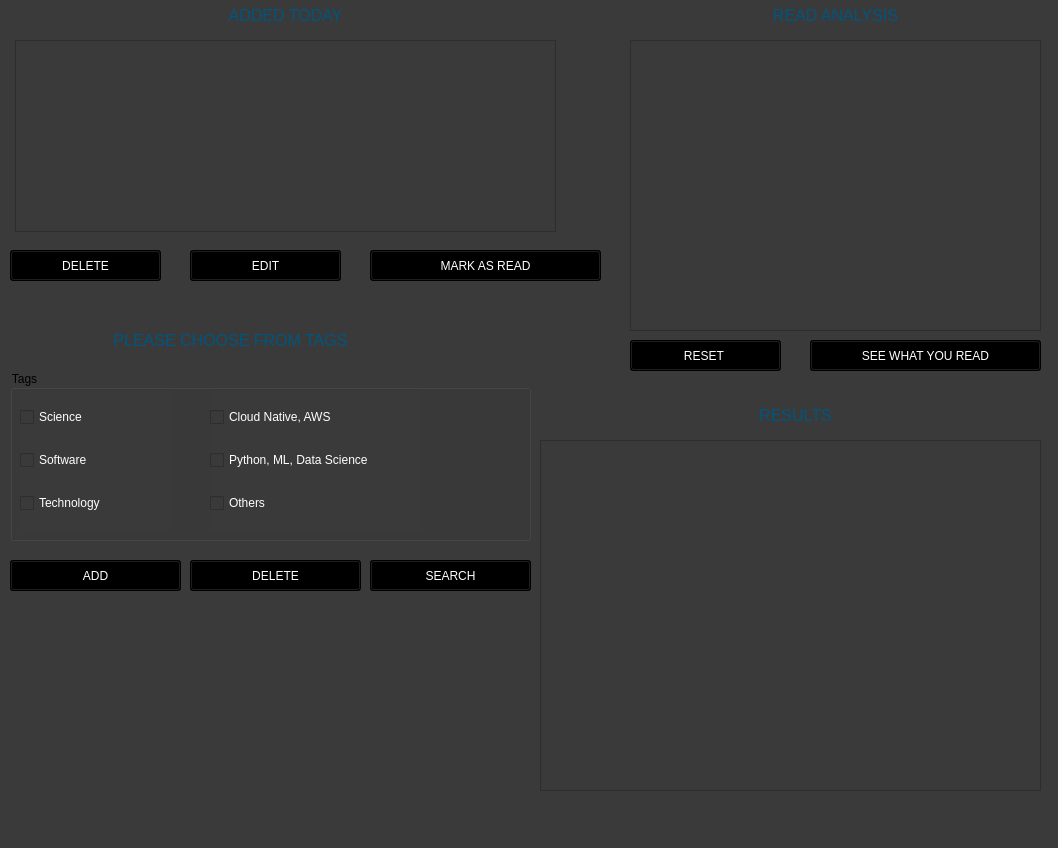
<?xml version="1.0" encoding="UTF-8"?>
<ui version="4.0">
 <class>MainWindow</class>
 <widget class="QMainWindow" name="MainWindow">
  <property name="geometry">
   <rect>
    <x>0</x>
    <y>0</y>
    <width>1058</width>
    <height>848</height>
   </rect>
  </property>
  <property name="windowTitle">
   <string>MainWindow</string>
  </property>
  <property name="styleSheet">
   <string notr="true">
background-color: rgb(58, 58, 58);</string>
  </property>
  <widget class="QWidget" name="centralwidget">
   <widget class="QLabel" name="lbl_addedToday">
    <property name="geometry">
     <rect>
      <x>170</x>
      <y>0</y>
      <width>231</width>
      <height>31</height>
     </rect>
    </property>
    <property name="text">
     <string>&lt;html&gt;&lt;head/&gt;&lt;body&gt;&lt;p align=&quot;center&quot;&gt;&lt;span style=&quot; font-size:12pt; color:#00557f;&quot;&gt;ADDED TODAY&lt;/span&gt;&lt;/p&gt;&lt;/body&gt;&lt;/html&gt;</string>
    </property>
   </widget>
   <widget class="QLabel" name="lbl_results">
    <property name="geometry">
     <rect>
      <x>550</x>
      <y>400</y>
      <width>491</width>
      <height>31</height>
     </rect>
    </property>
    <property name="text">
     <string>&lt;html&gt;&lt;head/&gt;&lt;body&gt;&lt;p align=&quot;center&quot;&gt;&lt;span style=&quot; font-size:12pt; color:#00557f;&quot;&gt;RESULTS&lt;/span&gt;&lt;/p&gt;&lt;/body&gt;&lt;/html&gt;</string>
    </property>
   </widget>
   <widget class="QPushButton" name="pb_search">
    <property name="geometry">
     <rect>
      <x>370</x>
      <y>560</y>
      <width>161</width>
      <height>31</height>
     </rect>
    </property>
    <property name="styleSheet">
     <string notr="true">color: rgb(255, 255, 255);
background-color: rgb(0, 0, 0);</string>
    </property>
    <property name="text">
     <string>SEARCH</string>
    </property>
   </widget>
   <widget class="QPushButton" name="pb_markasRead">
    <property name="geometry">
     <rect>
      <x>370</x>
      <y>250</y>
      <width>231</width>
      <height>31</height>
     </rect>
    </property>
    <property name="styleSheet">
     <string notr="true">color: rgb(255, 255, 255);
background-color: rgb(0, 0, 0);</string>
    </property>
    <property name="text">
     <string>MARK AS READ</string>
    </property>
   </widget>
   <widget class="QPushButton" name="pb_delete_2">
    <property name="geometry">
     <rect>
      <x>10</x>
      <y>250</y>
      <width>151</width>
      <height>31</height>
     </rect>
    </property>
    <property name="styleSheet">
     <string notr="true">color: rgb(255, 255, 255);
border-color: rgb(255, 255, 255);
selection-color: rgb(255, 255, 255);
background-color: rgb(0, 0, 0);</string>
    </property>
    <property name="text">
     <string>DELETE</string>
    </property>
   </widget>
   <widget class="QPushButton" name="pb_add">
    <property name="geometry">
     <rect>
      <x>10</x>
      <y>560</y>
      <width>171</width>
      <height>31</height>
     </rect>
    </property>
    <property name="styleSheet">
     <string notr="true">color: rgb(255, 255, 255);
background-color: rgb(0, 0, 0);</string>
    </property>
    <property name="text">
     <string>ADD</string>
    </property>
   </widget>
   <widget class="QPushButton" name="pb_exit">
    <property name="geometry">
     <rect>
      <x>630</x>
      <y>340</y>
      <width>151</width>
      <height>31</height>
     </rect>
    </property>
    <property name="styleSheet">
     <string notr="true">color: rgb(255, 255, 255);
background-color: rgb(0, 0, 0);</string>
    </property>
    <property name="text">
     <string>RESET </string>
    </property>
   </widget>
   <widget class="QLabel" name="lbl_addedToday_4">
    <property name="geometry">
     <rect>
      <x>100</x>
      <y>330</y>
      <width>261</width>
      <height>21</height>
     </rect>
    </property>
    <property name="text">
     <string>&lt;html&gt;&lt;head/&gt;&lt;body&gt;&lt;p align=&quot;center&quot;&gt;&lt;span style=&quot; font-size:12pt; color:#00557f;&quot;&gt;PLEASE CHOOSE FROM TAGS&lt;/span&gt;&lt;/p&gt;&lt;/body&gt;&lt;/html&gt;</string>
    </property>
   </widget>
   <widget class="QGroupBox" name="groupBox_adding">
    <property name="geometry">
     <rect>
      <x>10</x>
      <y>370</y>
      <width>521</width>
      <height>171</height>
     </rect>
    </property>
    <property name="title">
     <string>Tags</string>
    </property>
    <widget class="QWidget" name="verticalLayoutWidget_4">
     <property name="geometry">
      <rect>
       <x>200</x>
       <y>20</y>
       <width>211</width>
       <height>141</height>
      </rect>
     </property>
     <layout class="QVBoxLayout" name="verticalLayout_4">
      <item>
       <widget class="QCheckBox" name="cb_cloudNative_2">
        <property name="styleSheet">
         <string notr="true">color: rgb(255, 255, 255);</string>
        </property>
        <property name="text">
         <string>Cloud Native, AWS</string>
        </property>
       </widget>
      </item>
      <item>
       <widget class="QCheckBox" name="cb_programming_2">
        <property name="styleSheet">
         <string notr="true">color: rgb(255, 255, 255);</string>
        </property>
        <property name="text">
         <string>Python, ML, Data Science</string>
        </property>
       </widget>
      </item>
      <item>
       <widget class="QCheckBox" name="cb_others_2">
        <property name="styleSheet">
         <string notr="true">color: rgb(255, 255, 255);</string>
        </property>
        <property name="text">
         <string>Others</string>
        </property>
       </widget>
      </item>
     </layout>
    </widget>
    <widget class="QWidget" name="verticalLayoutWidget_3">
     <property name="geometry">
      <rect>
       <x>10</x>
       <y>20</y>
       <width>151</width>
       <height>141</height>
      </rect>
     </property>
     <layout class="QVBoxLayout" name="verticalLayout_3">
      <item>
       <widget class="QCheckBox" name="cb_science_2">
        <property name="styleSheet">
         <string notr="true">color: rgb(255, 255, 255);
</string>
        </property>
        <property name="text">
         <string>Science</string>
        </property>
       </widget>
      </item>
      <item>
       <widget class="QCheckBox" name="cb_software_2">
        <property name="styleSheet">
         <string notr="true">color: rgb(255, 255, 255);</string>
        </property>
        <property name="text">
         <string>Software</string>
        </property>
       </widget>
      </item>
      <item>
       <widget class="QCheckBox" name="cb_technology_2">
        <property name="styleSheet">
         <string notr="true">color: rgb(255, 255, 255);</string>
        </property>
        <property name="text">
         <string>Technology</string>
        </property>
       </widget>
      </item>
     </layout>
    </widget>
   </widget>
   <widget class="QListWidget" name="list_addedToday">
    <property name="geometry">
     <rect>
      <x>15</x>
      <y>40</y>
      <width>541</width>
      <height>192</height>
     </rect>
    </property>
    <property name="styleSheet">
     <string notr="true">color: rgb(255, 255, 255);</string>
    </property>
   </widget>
   <widget class="QListWidget" name="list_results">
    <property name="geometry">
     <rect>
      <x>540</x>
      <y>440</y>
      <width>501</width>
      <height>351</height>
     </rect>
    </property>
    <property name="styleSheet">
     <string notr="true">color: rgb(255, 255, 255);</string>
    </property>
   </widget>
   <widget class="QPushButton" name="pb_edit">
    <property name="geometry">
     <rect>
      <x>190</x>
      <y>250</y>
      <width>151</width>
      <height>31</height>
     </rect>
    </property>
    <property name="styleSheet">
     <string notr="true">color: rgb(255, 255, 255);
border-color: rgb(255, 255, 255);
selection-color: rgb(255, 255, 255);
background-color: rgb(0, 0, 0);</string>
    </property>
    <property name="text">
     <string>EDIT</string>
    </property>
   </widget>
   <widget class="QPushButton" name="pb_delete_3">
    <property name="geometry">
     <rect>
      <x>190</x>
      <y>560</y>
      <width>171</width>
      <height>31</height>
     </rect>
    </property>
    <property name="styleSheet">
     <string notr="true">color: rgb(255, 255, 255);
border-color: rgb(255, 255, 255);
selection-color: rgb(255, 255, 255);
background-color: rgb(0, 0, 0);</string>
    </property>
    <property name="text">
     <string>DELETE</string>
    </property>
   </widget>
   <widget class="QListWidget" name="list_analysis">
    <property name="geometry">
     <rect>
      <x>630</x>
      <y>40</y>
      <width>411</width>
      <height>291</height>
     </rect>
    </property>
    <property name="styleSheet">
     <string notr="true">color: rgb(255, 255, 255);</string>
    </property>
   </widget>
   <widget class="QPushButton" name="pb_search_2">
    <property name="geometry">
     <rect>
      <x>810</x>
      <y>340</y>
      <width>231</width>
      <height>31</height>
     </rect>
    </property>
    <property name="styleSheet">
     <string notr="true">color: rgb(255, 255, 255);
background-color: rgb(0, 0, 0);</string>
    </property>
    <property name="text">
     <string>SEE WHAT YOU READ</string>
    </property>
   </widget>
   <widget class="QLabel" name="lbl_addedToday_3">
    <property name="geometry">
     <rect>
      <x>720</x>
      <y>0</y>
      <width>231</width>
      <height>31</height>
     </rect>
    </property>
    <property name="text">
     <string>&lt;html&gt;&lt;head/&gt;&lt;body&gt;&lt;p align=&quot;center&quot;&gt;&lt;span style=&quot; font-size:12pt; color:#00557f;&quot;&gt;READ ANALYSIS&lt;/span&gt;&lt;/p&gt;&lt;/body&gt;&lt;/html&gt;</string>
    </property>
   </widget>
  </widget>
  <widget class="QMenuBar" name="menubar">
   <property name="geometry">
    <rect>
     <x>0</x>
     <y>0</y>
     <width>1058</width>
     <height>21</height>
    </rect>
   </property>
  </widget>
  <widget class="QStatusBar" name="statusbar"/>
 </widget>
 <resources/>
 <connections/>
</ui>
